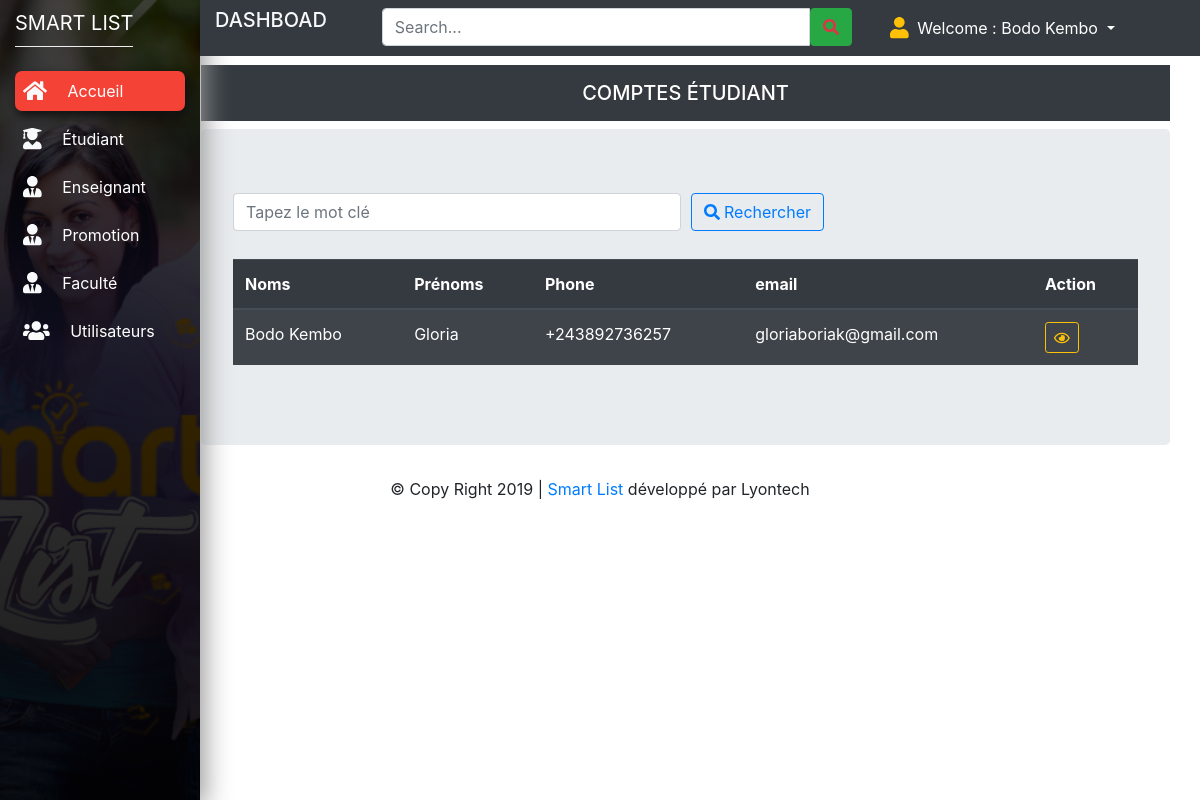
The page /pages/admin/dashboard.php?p=comptstd (signed in) on the database its author committed.
### tables this page shows
CREATE TABLE `t_comptstd` (
  `idcmptstd` int(11) NOT NULL,
  `idstd` int(11) DEFAULT NULL,
  `role` varchar(20) DEFAULT NULL,
  `tel` varchar(13) NOT NULL,
  `email` varchar(255) NOT NULL,
  `password` varchar(255) DEFAULT NULL,
  `date_at` varchar(20) DEFAULT NULL,
  `date_update` varchar(20) DEFAULT NULL
);

CREATE TABLE `t_student` (
  `idstd` int(11) NOT NULL,
  `name` varchar(100) DEFAULT NULL,
  `prenom` varchar(50) DEFAULT NULL,
  `sexe` varchar(2) DEFAULT NULL,
  `nationalite` varchar(100) DEFAULT NULL,
  `adresse` varchar(100) DEFAULT NULL,
  `datecrea` varchar(20) DEFAULT NULL,
  `date_update` varchar(20) DEFAULT NULL
);

### pages/admin/comptstd.php (the view, shortened to what this page needs)
<?php
require_once('../../app/cnx.php');
$name=isset($_POST['name'])?$_POST['name']:"";
$query = "SELECT *
      FROM t_comptstd
        LEFT JOIN t_student ON t_student.idstd=t_comptstd.idstd
        WHERE t_student.name like '%$name%'";
$resultats=$bdd->query($query);
?>
<div style="margin-left:15%;width:6000px">
  <h5 class="p-3 mb-2 bg-dark text-white text-center">COMPTES ÉTUDIANT </h5>
  <div class="jumbotron" id="div-id-name">
   <div class="card-title">
        <form action="dashboard.php?p=comptens" method="POST">
                        <div class="form-row">
                            <div class="form-group col-md-6">
                            <input type="text" class="form-control"  autocomplete="off" name="name" placeholder="Tapez le mot clé">
                            </div>
                            <div class="form-group col-md-4">
                            <button type="submit" class="btn btn-outline-primary my-2 my-sm-0"> <i class="fas fa-search"></i> Rechercher</button>
                            </div>
                            </div>
                    </form>
    </div>
     <table class="table table-striped  table-dark">
      <thead>
        <tr>
          <th scope="col">Noms</th>
          <th scope="col">Prénoms</th>
          <th scope="col">Phone</th>
          <th scope="col">email</th>
          <th scope="col">Action</th>
        </tr>
      </thead>
      <tbody>
        <?php
        foreach ($resultats as $data){
        ?>
        <tr>
            <td><?php echo $data['name']?></td>
            <td><?php echo $data['prenom']?></td>
            <td><?php echo $data['tel']?></td>
            <td><?php echo $data['email']?></td>
            <td>
              <a class="btn btn-sm btn-outline-warning" href="dashboard.php?p=detailcomptStd&id=<?php echo $data['idcmptstd']?>"><i class="fa fa-eye"></i></a>
            </td>
        </tr>
        <?php
            }
        ?>
      </tbody>
            </table>
    </div>
  </div>

### css/design.css (style rules this page uses)
* { margin: 0px; padding: 0px; }
body { font-family: 'Montserrat', sans-serif; }

### rows shown on the page
t_comptstd: idstd.name "Bodo Kembo", idstd.prenom "Gloria", tel "+243892736257", email "gloriaboriak@gmail.com"

### other values the page prints
$user "Bodo Kembo"
